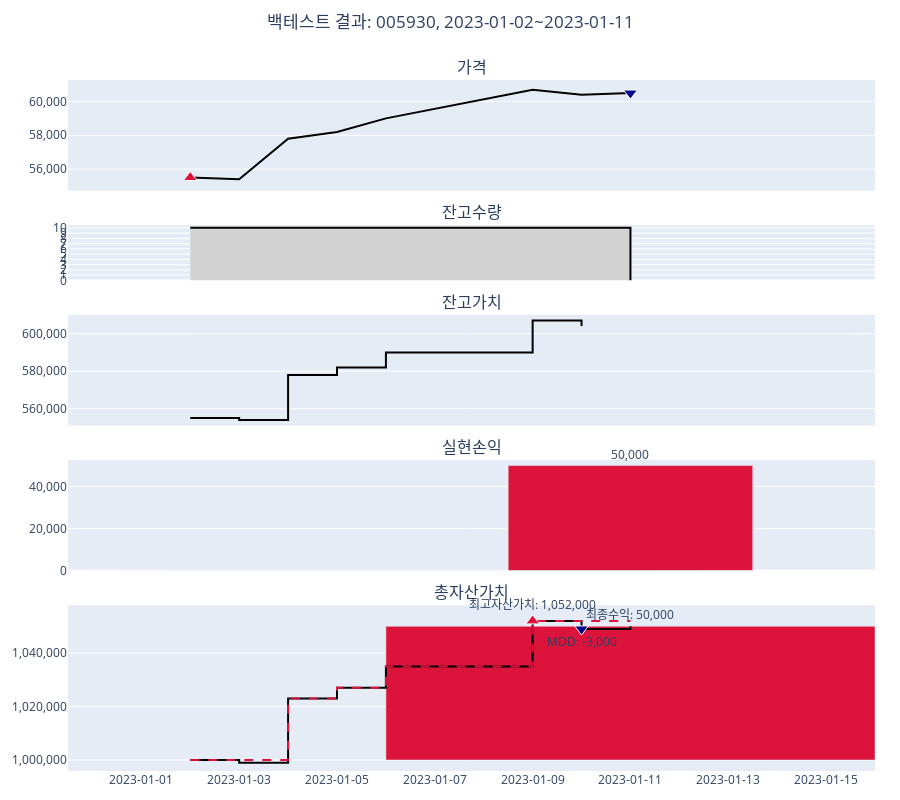

Notebook code for this chart:
### Code cell
kq.backtest_plot_stock_daily(df_result)

### Figure 1 — Plotly figure (JSON) as saved in the notebook; plotly's stock layout.template omitted (floating-point values rounded to 4 significant figures)
{"data": [{"marker": {"color": "#000000"}, "mode": "lines", "name": "가격", "type": "scatter", "x": ["2023-01-02T00:00:00", "2023-01-03T00:00:00", "2023-01-04T00:00:00", "2023-01-05T00:00:00", "2023-01-06T00:00:00", "2023-01-09T00:00:00", "2023-01-10T00:00:00", "2023-01-11T00:00:00"], "xaxis": "x5", "y": [55500, 55400, 57800, 58200, 59000, 60700, 60400, 60500], "yaxis": "y"}, {"marker": {"color": "#DC143C", "line": {"color": "white", "width": 1}, "size": 12, "symbol": "triangle-up"}, "mode": "markers", "name": "매수", "type": "scatter", "x": ["2023-01-02T00:00:00"], "xaxis": "x5", "y": [55500], "yaxis": "y"}, {"marker": {"color": "#00008B", "line": {"color": "white", "width": 1}, "size": 12, "symbol": "triangle-down"}, "mode": "markers", "name": "매도", "type": "scatter", "x": ["2023-01-11T00:00:00"], "xaxis": "x5", "y": [60500], "yaxis": "y"}, {"fill": "tozeroy", "fillcolor": "lightgray", "line": {"color": "#000000", "shape": "hv"}, "mode": "lines", "name": "잔고수량", "type": "scatter", "x": ["2023-01-02T00:00:00", "2023-01-03T00:00:00", "2023-01-04T00:00:00", "2023-01-05T00:00:00", "2023-01-06T00:00:00", "2023-01-09T00:00:00", "2023-01-10T00:00:00", "2023-01-11T00:00:00"], "xaxis": "x5", "y": [10, 10, 10, 10, 10, 10, 10, 0], "yaxis": "y2"}, {"line": {"color": "#000000", "shape": "hv"}, "mode": "lines", "name": "잔고가치", "type": "scatter", "x": ["2023-01-02T00:00:00", "2023-01-03T00:00:00", "2023-01-04T00:00:00", "2023-01-05T00:00:00", "2023-01-06T00:00:00", "2023-01-09T00:00:00", "2023-01-10T00:00:00", "2023-01-11T00:00:00"], "xaxis": "x5", "y": [555000, 554000, 578000, 582000, 590000, 607000, 604000, null], "yaxis": "y3"}, {"cliponaxis": false, "marker": {"color": ["#00008B", "#00008B", "#00008B", "#00008B", "#00008B", "#00008B", "#00008B", "#DC143C"]}, "name": "실현손익", "text": ["", "", "", "", "", "", "", "50,000"], "textposition": "outside", "type": "bar", "width": 432000000, "x": ["2023-01-02T00:00:00", "2023-01-03T00:00:00", "2023-01-04T00:00:00", "2023-01-05T00:00:00", "2023-01-06T00:00:00", "2023-01-09T00:00:00", "2023-01-10T00:00:00", "2023-01-11T00:00:00"], "xaxis": "x5", "y": [0, 0, 0, 0, 0, 0, 0, 50000], "yaxis": "y4"}, {"line": {"color": "#000000", "shape": "hv"}, "mode": "lines", "name": "총자산가치", "type": "scatter", "x": ["2023-01-02T00:00:00", "2023-01-03T00:00:00", "2023-01-04T00:00:00", "2023-01-05T00:00:00", "2023-01-06T00:00:00", "2023-01-09T00:00:00", "2023-01-10T00:00:00", "2023-01-11T00:00:00"], "xaxis": "x5", "y": [1000000, 999000, 1023000, 1027000, 1035000, 1052000, 1049000, 1050000], "yaxis": "y5"}, {"line": {"color": "#DC143C", "dash": "dash", "shape": "hv"}, "mode": "lines", "name": "최고자산가치", "type": "scatter", "x": ["2023-01-02T00:00:00", "2023-01-03T00:00:00", "2023-01-04T00:00:00", "2023-01-05T00:00:00", "2023-01-06T00:00:00", "2023-01-09T00:00:00", "2023-01-10T00:00:00", "2023-01-11T00:00:00"], "xaxis": "x5", "y": [1000000, 1000000, 1023000, 1027000, 1035000, 1052000, 1052000, 1052000], "yaxis": "y5"}, {"base": [1000000], "cliponaxis": false, "marker": {"color": ["#DC143C"]}, "name": "최종손익", "text": ["최종수익: 50,000"], "textposition": "outside", "type": "bar", "width": 864000000, "x": ["2023-01-11T00:00:00"], "xaxis": "x5", "y": [50000], "yaxis": "y5"}, {"cliponaxis": false, "marker": {"color": ["#DC143C", "#00008B"], "line": {"color": "white", "width": 1}, "size": 12, "symbol": ["triangle-up", "triangle-down"]}, "mode": "markers+text", "name": "", "text": ["최고자산가치: 1,052,000", "MDD: -3,000"], "textposition": ["top center", "bottom center"], "type": "scatter", "x": ["2023-01-09T00:00:00", "2023-01-10T00:00:00"], "xaxis": "x5", "y": [1052000, 1049000], "yaxis": "y5"}], "layout": {"annotations": [{"font": {"size": 16}, "showarrow": false, "text": "가격", "x": 0.5, "xanchor": "center", "xref": "paper", "y": 1, "yanchor": "bottom", "yref": "paper"}, {"font": {"size": 16}, "showarrow": false, "text": "잔고수량", "x": 0.5, "xanchor": "center", "xref": "paper", "y": 0.79, "yanchor": "bottom", "yref": "paper"}, {"font": {"size": 16}, "showarrow": false, "text": "잔고가치", "x": 0.5, "xanchor": "center", "xref": "paper", "y": 0.66, "yanchor": "bottom", "yref": "paper"}, {"font": {"size": 16}, "showarrow": false, "text": "실현손익", "x": 0.5, "xanchor": "center", "xref": "paper", "y": 0.45, "yanchor": "bottom", "yref": "paper"}, {"font": {"size": 16}, "showarrow": false, "text": "총자산가치", "x": 0.5, "xanchor": "center", "xref": "paper", "y": 0.24, "yanchor": "bottom", "yref": "paper"}], "height": 800, "hovermode": "x unified", "margin": {"b": 25, "l": 25, "r": 25, "t": 80}, "showlegend": false, "title": {"text": "백테스트 결과: 005930, 2023-01-02~2023-01-11", "x": 0.5, "y": 0.98}, "uniformtext": {"minsize": 12, "mode": "show"}, "xaxis": {"anchor": "y", "domain": [0, 1], "matches": "x5", "showticklabels": false}, "xaxis2": {"anchor": "y2", "domain": [0, 1], "matches": "x5", "showticklabels": false}, "xaxis3": {"anchor": "y3", "domain": [0, 1], "matches": "x5", "showticklabels": false}, "xaxis4": {"anchor": "y4", "domain": [0, 1], "matches": "x5", "showticklabels": false}, "xaxis5": {"anchor": "y5", "domain": [0, 1], "hoverformat": "%Y-%m-%d", "showticklabels": true, "tickformat": "%Y-%m-%d"}, "yaxis": {"anchor": "x", "domain": [0.84, 1], "tickformat": ",d"}, "yaxis2": {"anchor": "x2", "domain": [0.71, 0.79], "dtick": "L1"}, "yaxis3": {"anchor": "x3", "domain": [0.5, 0.66], "tickformat": ",d"}, "yaxis4": {"anchor": "x4", "domain": [0.29, 0.45], "tickformat": ",d"}, "yaxis5": {"anchor": "x5", "domain": [0, 0.24], "tickformat": ",d"}}}
